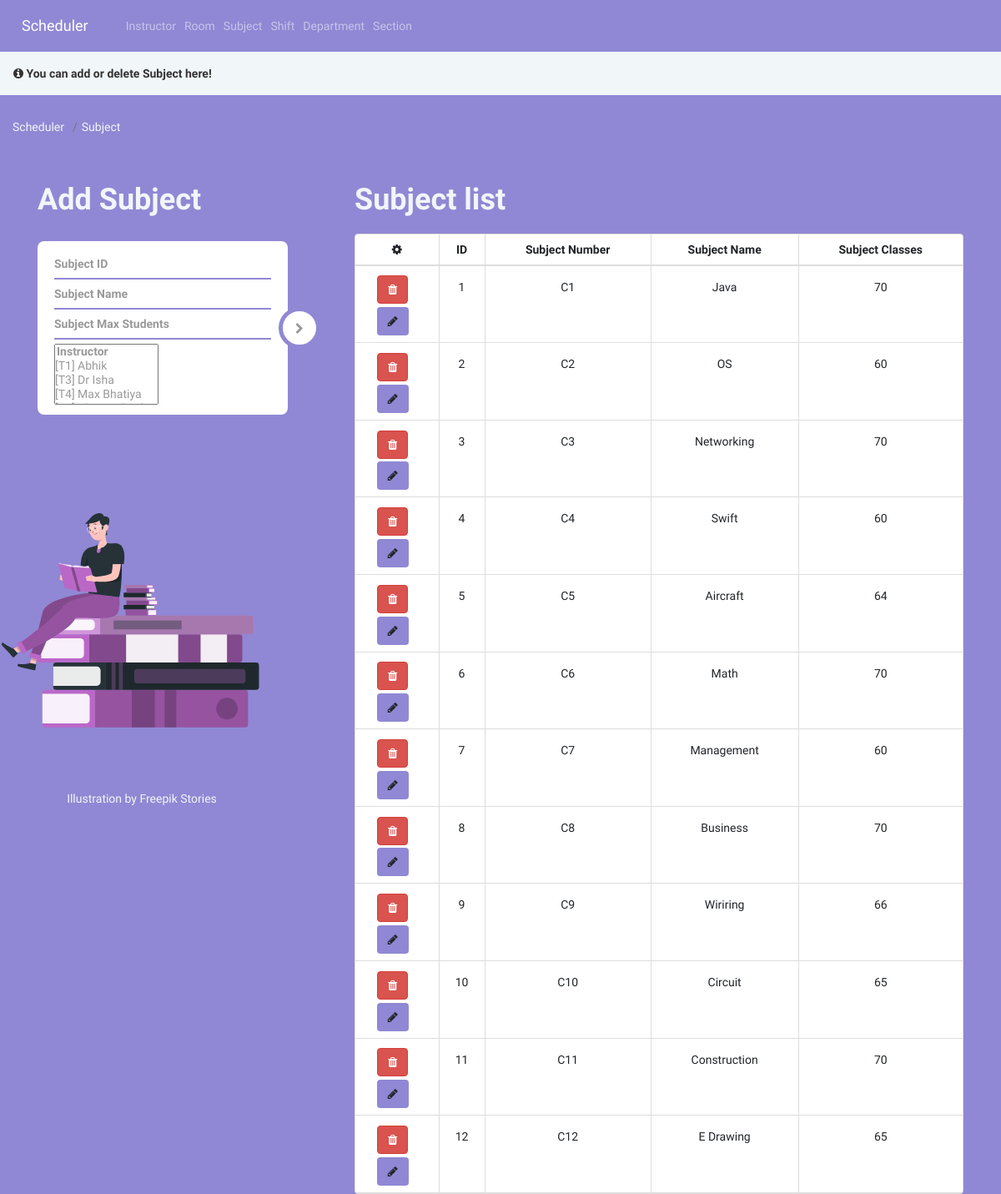
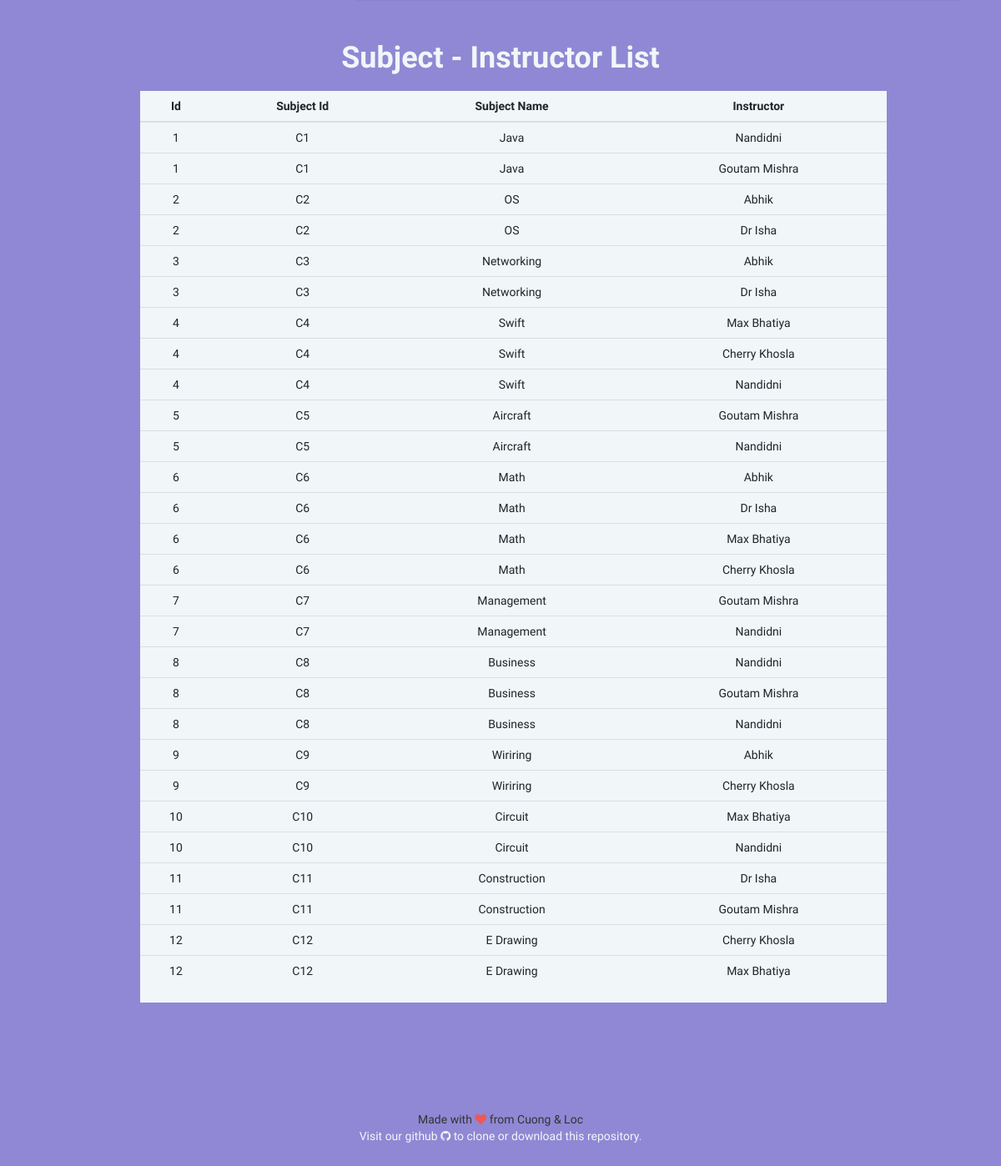
Page /add_subject/ on the committed database (2 pictures, top to bottom).
### Schedule/models.py (models this page shows, shortened)
class Subject(models.Model):
    sj_id = models.CharField(max_length=6)
    sj_name = models.CharField(max_length=50)
    sj_ins = models.ManyToManyField(Instructors)
    max_numb_students = models.CharField(max_length=65)
    class Meta:
        unique_together = ('sj_id','sj_name')

class Instructors(models.Model):
    Ins_id = models.CharField(max_length=4)
    Ins_name = models.CharField(max_length=50)

### Schedule/views.py (the view, shortened to what this page needs)
# urls.py: path('add_subject/', views.add_subject, name='addsubjects'),
def add_subject(request):
    dup = ''
    form = SubjectForm(request.POST or None)
    objectlist = Instructors.objects.all()
    n = Subject.sj_ins.through.objects.all()
    temp = []
    current = []
    for x in Subject.objects.all():
                for i in n:
                    for z in objectlist:
                        if x.id == i.subject_id and i.instructors_id == z.id:
                            temp.append((i.subject_id,x.sj_id,x.sj_name,z.Ins_name,z.Ins_id,z.id))
    for x in objectlist:
        current.append([x.Ins_id,x.Ins_name,x.id])
    subs = []
    for z in range(len(current)):
        for y in n:
            if y.instructors_id == current[z][2]:
                subs.append(y.subject_id)
        current[z].append(subs)
        subs = []
    if dup == True:
        messages.error(request, "Duplicated Subject's Id or Name!")
        context = {
            'form': form,
            'dup': True,
            'subject': Subject.objects.all(),
            'list_ins': current,
            'table': n,
            'insSub': temp
        }
    else:
        messages.info(request, "You can add or delete Subject here!")
        context = {
            'form': form,
            'dup': '',
            'subject': Subject.objects.all(),
            'list_ins': current,
            'table': n,
            'insSub': temp
        }
    return render(request, 'subject.html', context)

### Schedule/forms.py (shortened to what this page needs)
class SubjectForm(ModelForm):
    class Meta:
        model = Subject
        fields = ['sj_id', 'sj_name', 'sj_ins','max_numb_students']

### Schedule/templates/subject.html (shortened to what this page needs)
{% extends 'base.html' %}
{% load static %}
{% load humanize %}
{% block content %}
{% if messages %}
{% for message in messages  %}
{% if message.level == DEFAULT_MESSAGE_LEVELS.INFO %}
<div class="alert" style="margin-top: -20px; background-color: #f1f6f9; border-radius: 0px;" role="alert"><i
    class="fa fa-info-circle"></i>&nbsp;<strong>{{ message }}</strong></div>
{% endif %}
{% endfor %}
{% endif %}
<nav aria-label="breadcrumb">
  <ol class="breadcrumb" style="background-color: #9088d4">
    <li class="breadcrumb-item"><a href="{% url 'home' %}">Scheduler</a></li>
    <li class="breadcrumb-item active" aria-current="page" style="color: #f1f6f9;">Subject</li>
  </ol>
</nav>
<head>
  <link rel="stylesheet" href="https://cdn.jsdelivr.net/npm/bootstrap-select@1.13.14/dist/css/bootstrap-select.min.css">
  <link rel="stylesheet" type="text/css" href="{% static 'CSS/table.css' %}">
</head>
<body>
  <div class="container">
    <div class="row" style="justify-content: left;">
      <div class="col-sm-4">
        <h1 class="logo">Add Subject</h1>
        <div class="login-form-1">
          <form id="login-form" class="text-left" method="post" action="{% url 'addsubjects' %}">
            <div class="main-login-form">
              <div class="login-group">
                <div class="form-group">
                  <input type="text" class="form-control" id="sj_id" name="sj_id" placeholder="Subject ID" required>
                </div>
                <div class="form-group">
                  <input type="text" class="form-control" id="sj_name" name="sj_name" placeholder="Subject Name"
                    required>
                </div>
                <div class="form-group">
                  <input type="text" class="form-control" id="max_numb_students" name="max_numb_students"
                    placeholder="Subject Max Students" required>
                </div>
                <div class="form-group" style="margin-top: 5px;">
                  <select id="sj_ins" name="sj_ins" class="selectpicker" title="Select Instructor" multiple
                    data-live-search="true" data-actions-box="true">
                    <optgroup label="Instructor">
                      {% for ins in list_ins %}
                      <option value="{{ ins.2 }}" id="sj_ins" name="sj_ins">[{{ins.0}}]&nbsp;{{ ins.1 }}</option>
                      {% endfor %}
                    </optgroup>
                  </select>
                </div>
              </div>
              <button type="submit" class="login-button"><i class="fa fa-chevron-right"></i></button>
            </div>
          </form>
        </div>
        <div style="margin-left: -100px;">
          <div>
          </div>
          <div class="text-center">
            <a href="https://stories.freepik.com/work">Illustration by Freepik Stories</a>
          </div>
        </div>
      </div>
      <div class="col-sm-8">
        <h1 class="logo">Subject list</h1>
        <div class="panel panel-default panel-table" style="text-align: center;">
          <div class="panel-body" style="padding: 0px;">
            <table class="table table-bordered  table-list">
              <thead>
                <tr style="text-align-last: center;">
                  <th><em class="fa fa-cog"></em></th>
                  <th class="hidden-xs">ID</th>
                  <th>Subject Number</th>
                  <th>Subject Name</th>
                  <th>Subject Classes</th>
                </tr>
              </thead>
              <tbody>
                {%  for s in subject  %}
                <tr>
                  <td align="center">
                    <form action="{% url 'deletesubjects' s.id %}" method="post">
                      <button type="submit" class="btn btn-danger"><em class="fa fa-trash"></em></button>
                    </form>
                    <form action="{% url 'updatesubjects' s.id %}" method="get">
                      <button type="button" class="btn" style="background-color: #9088d4;" data-toggle="modal"
                        data-target="#modal-default{{s.id}}"><em class="fa fa-pencil"></em></button>
                    </form>
                  </td>
                  <td class="hidden-xs">{{  s.id  }}</td>
                  <td>{{ s.sj_id }}</td>
                  <td>{{ s.sj_name }}</td>
                  <td>{{ s.max_numb_students }}</td>
                </tr>
          </div>
          {%  endfor  %}
  <div>
    <div>
      <div>
        <div>
          <h1 class="logo text-center">Subject - Instructor List</h1>
          <div class="container">
            <div class="col-md-10 col-md-offset-1">
              <div class="panel-body" style="padding: 0px; background-color: #f1f6f9">
                <table class="table table-list">
                  <thead>
                    <tr style="border-top: hidden;">
                      <th style="text-align: center; border-left: hidden;
                                border-right: hidden; " class="hidden-xs">Id</th>
                      <th style="text-align: center; border-left: hidden;
                                border-right: hidden; ">Subject Id</th>
                      <th style="text-align: center; border-left: hidden;
                                border-right: hidden; ">Subject Name</th>
                      <th style="text-align: center; border-left: hidden;
                                border-right: hidden;">Instructor</th>
                    </tr>
                  </thead>
                  <tbody>
                    {%  for i in insSub  %}
                    <tr class="text-center">
                      <td class="hidden-xs">{{  i.0  }}</td>
                      <td>{{ i.1 }}</td>
                      <td>{{ i.2 }}</td>
                      <td>{{ i.3 }}</td>
                    </tr>
                    {%  endfor  %}
                  </tbody>
                </table>
              </div>
            </div>
          </div>
        </div>
      </div>
</body>
{% endblock %}

### Schedule/static/CSS/style.css (style rules this page uses)
* { margin: 0; padding: 0; box-sizing: border-box; font-family: 'Concert One', cursive; }
html { scroll-behavior: smooth; }
a { text-decoration:none; }
button { border-style:none; }
.logo { top:0px; position: relative; }
form { margin-top: 3%; margin-right: 12%; }
.table2 td, th { border-radius: 2px; padding: 10px 20px; }
.table1 td, th { border-top: 1px solid #ECF0F1; padding: 10px; }
.container { padding-bottom: 100px; }

### Schedule/static/CSS/room.css (style rules this page uses)
html, body { background: #9088d4; font-family: 'Concert One', cursive; }
a { color: #f1f6f9; transition: all ease-in-out 200ms; }
.login-form-1 { max-width: 300px; border-radius: 5px; display: inline-block; }
.main-login-form { position: relative; }
.login-form-1 .form-control { border: 0; box-shadow: 0 0 0; border-radius: 0; background: transparent; color: #555555; padding: 7px 0; font-weight: bold; height:auto; }
.login-form-1 .form-group { margin-bottom: 0; border-bottom: 2px solid #9088d4; padding-right: 20px; position: relative; }
.login-form-1 .form-group:last-child { border-bottom: 0; }
.login-group { width: 300px; background: #ffffff; color: #999999; border-radius: 8px; padding: 10px 20px; }
.login-form-1 .login-button { position: absolute; right: -75px; top: 50%; background: #ffffff; color: #999999; padding: 11px 0; width: 50px; height: 50px; margin-top: -25px; border: 5px solid #9088d4; border-radius: 50%; transition: all ease-in-out 500ms; }
.logo { padding: 10px 0; color: #f1f6f9; font-weight: bold; }

### Schedule/static/CSS/table.css (style rules this page uses)
.panel-table .panel-body { padding:0px !important; }
.panel-table .panel-body .table-bordered { border-style: none; margin:0; }
.panel-table .panel-body .table-bordered > thead > tr > th:first-of-type { text-align:center; width: 100px; }
.panel-table .panel-body .table-bordered > thead > tr > th:last-of-type, .panel-table .panel-body .table-bordered > tbody > tr > td:last-of-type { border-right: 0px; }
.panel-table .panel-body .table-bordered > thead > tr > th:first-of-type, .panel-table .panel-body .table-bordered > tbody > tr > td:first-of-type { border-left: 0px; }
.panel-table .panel-body .table-bordered > tbody > tr:first-of-type > td { border-bottom: 0px; }
.panel-table .panel-body .table-bordered > thead > tr:first-of-type > th { border-top: 0px; }
.panel-table .panel-body .table-bordered > tbody > tr > td { line-height: 34px; }

### rows in the picture
Subject: id "1", sj_id "C1", sj_name "Java", max_numb_students "70", sj "C1" "C1", sj_name "Java" "Java"
Subject: id "2", sj_id "C2", sj_name "OS", max_numb_students "60", sj "C2" "C2", sj_name "OS" "OS"
Subject: id "3", sj_id "C3", sj_name "Networking", max_numb_students "70", sj "C3" "C3", sj_name "Networking" "Networking"
Subject: id "4", sj_id "C4", sj_name "Swift", max_numb_students "60", sj "C4" "C4" "C4", sj_name "Swift" "Swift" "Swift"
Subject: id "5", sj_id "C5", sj_name "Aircraft", max_numb_students "64", sj "C5" "C5", sj_name "Aircraft" "Aircraft"
Subject: id "6", sj_id "C6", sj_name "Math", max_numb_students "70", sj "C6" "C6" "C6" "C6", sj_name "Math" "Math" "Math" "Math"
Subject: id "7", sj_id "C7", sj_name "Management", max_numb_students "60", sj "C7" "C7", sj_name "Management" "Management"
Subject: id "8", sj_id "C8", sj_name "Business", max_numb_students "70", sj "C8" "C8" "C8", sj_name "Business" "Business" "Business"
Subject: id "9", sj_id "C9", sj_name "Wiriring", max_numb_students "66", sj "C9" "C9", sj_name "Wiriring" "Wiriring"
Subject: id "10", sj_id "C10", sj_name "Circuit", max_numb_students "65", sj "C10" "C10", sj_name "Circuit" "Circuit"
Subject: id "11", sj_id "C11", sj_name "Construction", max_numb_students "70", sj "C11" "C11", sj_name "Construction" "Construction"
Subject: id "12", sj_id "C12", sj_name "E Drawing", max_numb_students "65", sj "C12" "C12", sj_name "E Drawing" "E Drawing"
Instructors: Ins_name "Nandidni" "Nandidni" "Nandidni"
Instructors: Ins_name "Goutam Mishra" "Goutam Mishra" "Goutam Mishra" "Goutam Mishra" "Goutam Mishra"
Instructors: Ins_name "Abhik" "Abhik" "Abhik" "Abhik"
Instructors: Ins_name "Dr Isha" "Dr Isha" "Dr Isha" "Dr Isha"
Instructors: Ins_name "Max Bhatiya" "Max Bhatiya" "Max Bhatiya" "Max Bhatiya"
Instructors: Ins_name "Cherry Khosla" "Cherry Khosla" "Cherry Khosla" "Cherry Khosla"
Instructors: Ins_name "Nandidni" "Nandidni" "Nandidni" "Nandidni"

### other values in the picture
{{ message }} "You can add or delete Subject here!"
{{ i.0 }} "1" "1" "2" "2" "3" "3" "4" "4" "4" "5" "5" "6" "6" "6" "6" "7" "7" "8" "8" "8" "9" "9" "10" "10" "11" "11" "12" "12"
